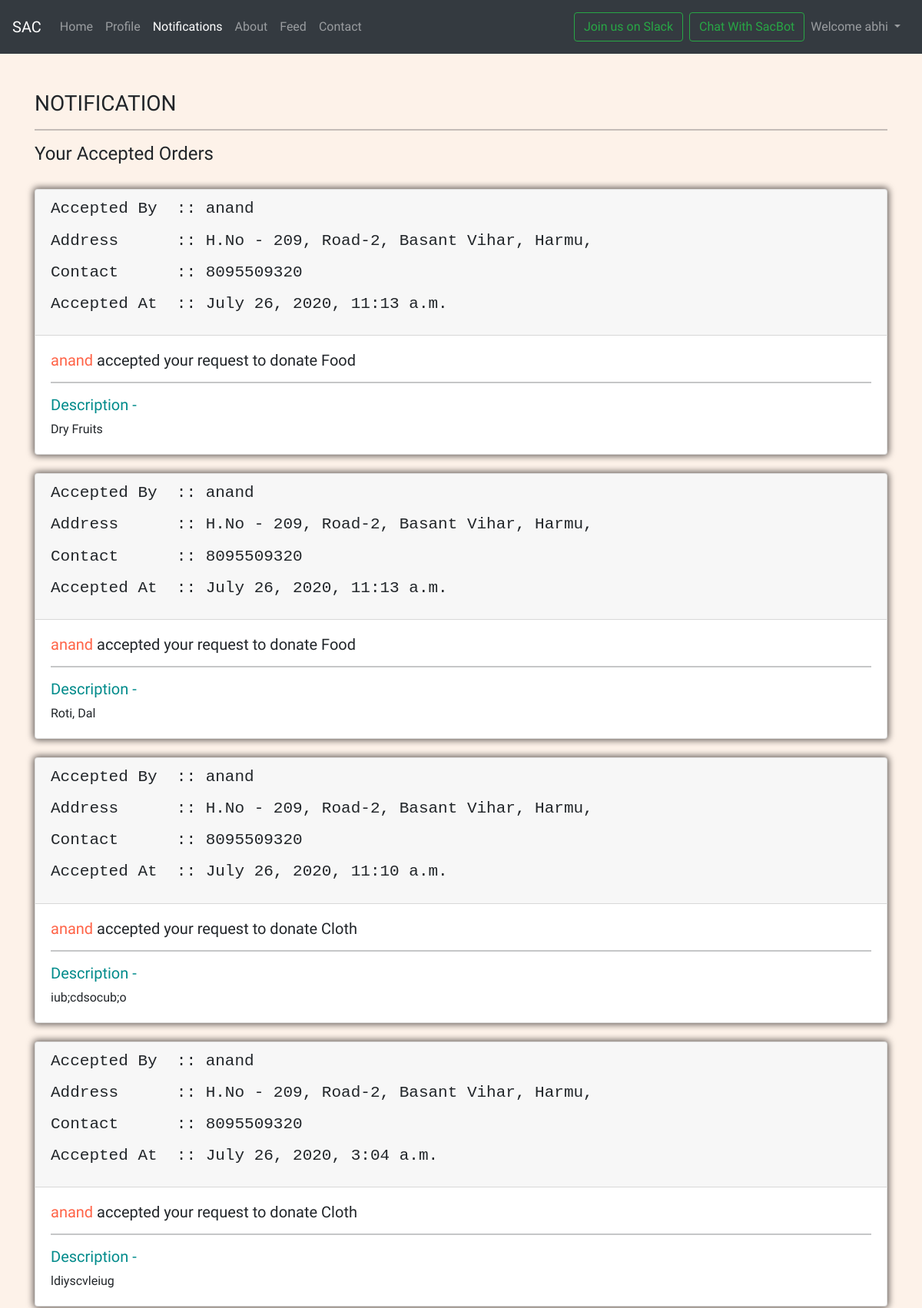
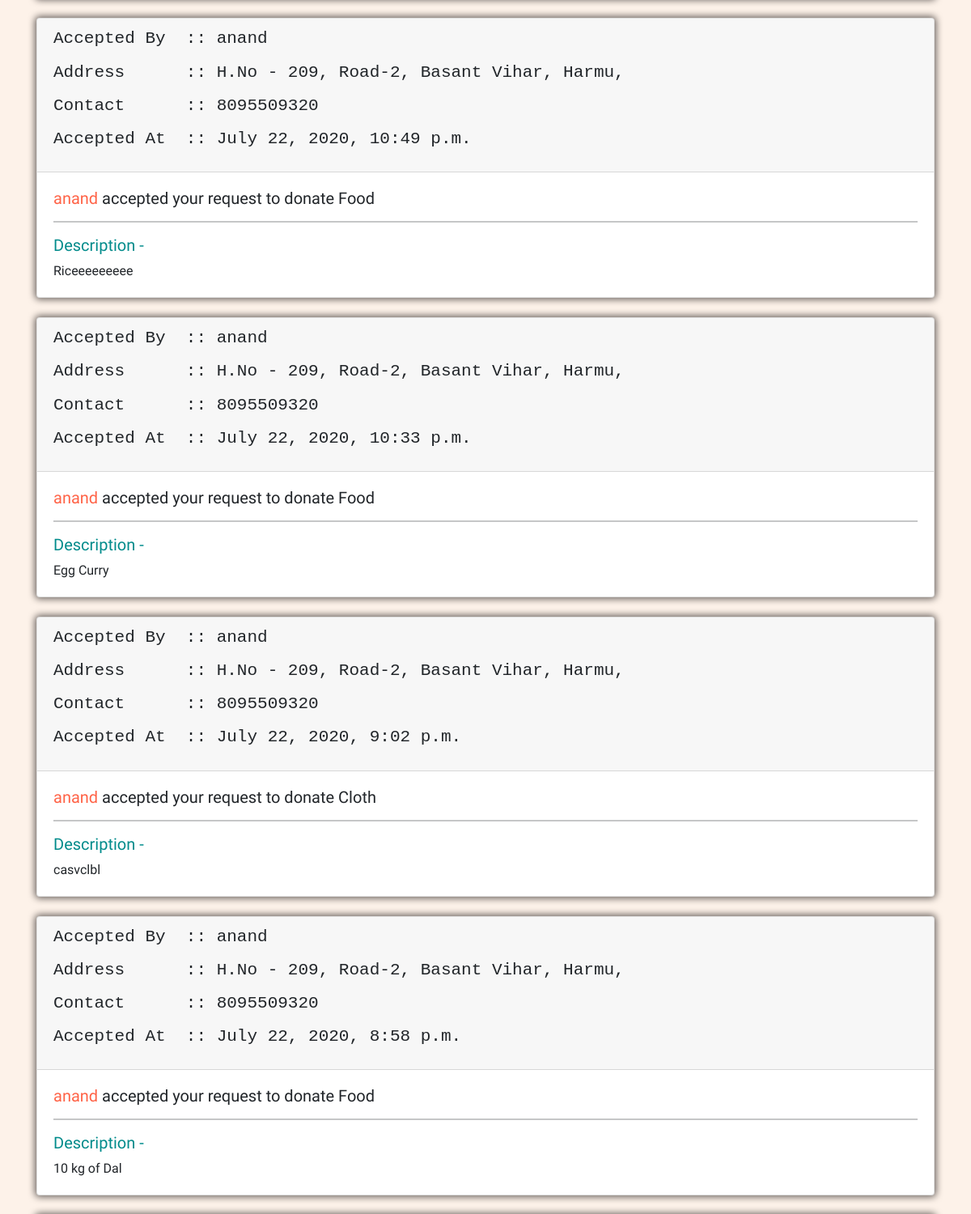
Screenshot of /notify (signed in, upper part) with the database file from the repository (2 pictures, top to bottom).
### mysite/models.py (models this page shows, shortened)
class Notification(models.Model):
    superuser=models.CharField(max_length=30,null=True)
    enduser=models.CharField(max_length=30,null=True)
    phone=models.CharField(max_length=30,null=True)
    address=models.CharField(max_length=100,null=True)
    timestamp = models.DateTimeField(default=now)
    type1=models.CharField(max_length=100,null=True)
    description=models.CharField(max_length=500,null=True)
    done=models.IntegerField(null=True)

### mysite/views.py (the view)
# urls.py: path('notify',views.notify,name='donateCloth'),
@login_required(login_url='handleLogin')
def notify(request):
    users=request.user
    noti = Notification.objects.filter(enduser=users).order_by('-id')
    params={'notis':noti}
    return render(request,'mysite/notification.html',params)

### templates/mysite/notification.html (shortened to what this page needs)
{% extends 'base.html' %}
{% block activeNotification %} active {% endblock activeNotification %}
{% block body %}
    <div class="container mt-5">
    <h3>NOTIFICATION</h3>
        <hr>
        <h4>Your Accepted Orders</h4>
        {% for noti in notis %}
        <br>
        <div class="card">
            <div class="card-header">
                <div class="row">
                    <div class="col-md-8 col-sm-12">
                        <h4><pre>Accepted By  :: {{noti.superuser}}</pre></h4>
                        <h4><pre>Address      :: {{noti.address}}</h4>
                        <h4><pre>Contact      :: {{noti.phone}}</h4>
                        <h4><pre>Accepted At  :: {{noti.timestamp}}</h4>
                    </div>
                </div>
            </div>
            <div class="card-body">
                <h5 class="card-title"><span style="color: tomato;">{{noti.superuser}}</span> accepted your request to donate {{noti.type1}}</h5>
                <hr>
                <h5 style="color: darkcyan;">Description - </h5>
                <p class="card-text">{{noti.description}}</p>
            </div>
        </div>
        {% endfor %}
        <br>
        <br>
    </div>
{% endblock body %}

### templates/base.html (shortened to what this page needs)
<!doctype html>
<html lang="en">
  <head>
    <link
      rel="stylesheet"
      href="https://stackpath.bootstrapcdn.com/bootstrap/5.0.0-alpha1/css/bootstrap.min.css"
    />
    <link rel="stylesheet" href="https://stackpath.bootstrapcdn.com/bootstrap/4.5.0/css/bootstrap.min.css">
    <link rel="stylesheet" href="./static/mysite/style.css">
    <link
      rel="stylesheet"
      href="https://cdnjs.cloudflare.com/ajax/libs/font-awesome/5.13.1/css/all.min.css"
    />
  </head>
  <body>
    <nav class="navbar navbar-expand-lg navbar-dark bg-dark">
      <a class="navbar-brand" href="/">SAC</a>
      <div class="collapse navbar-collapse" id="navbarSupportedContent">
        <ul class="navbar-nav mr-auto">
          <li class="nav-item {% block activeHome %} {% endblock activeHome %}">
            <a class="nav-link" href="/">Home <span class="sr-only">(current)</span></a>
          </li>
          {% if user.is_authenticated %}
            <li class="nav-item {% block activeProfile %} {% endblock activeProfile %}">
            <a class="nav-link" href="/profile">Profile</a>
            <li class="nav-item {% block activeNotification %} {% endblock activeNotification %}">
            <a class="nav-link" href="/notify">Notifications</a>
          </li>
          {% endif %}
          <li class="nav-item {% block activeAbout %} {% endblock activeAbout %}">
            <a class="nav-link" href="/about">About</a>
          </li>
            <li class="nav-item {% block activeFeed %} {% endblock activeFeed %}">
            <a class="nav-link" href="/tweet">Feed</a>
          </li>
          <li class="nav-item {% block activeContact %} {% endblock activeContact %}">
            <a class="nav-link" href="/contact">Contact</a>
          </li>
        </ul>
        <div class="ml-auto form-inline mx-1">
          <a class="btn btn-outline-success my-2 my-sm-2 mx-2" href="https://join.slack.com/t/sacate/shared_invite/zt-g05v625j-CYp~WYorMyCYT7O2b3z4pg" role="button"  target="_blank">Join us on Slack</a>
        <div class="ml-auto form-inline ">
          <a class="btn btn-outline-success my-2 my-sm-2" href="https://web-chat.global.assistant.watson.cloud.ibm.com/preview.html?region=eu-gb&integrationID=2f56951f-120f-4309-92a2-dcdd4580ab57&serviceInstanceID=aee528ff-74f7-4657-b398-d01bb7a36378" role="button">Chat With SacBot</a>
        {% if user.is_authenticated %}
            <ul class="navbar-nav ml-auto">
                <li class="nav-item dropdown">
                    <a class="nav-link dropdown-toggle" href="#" id="navbarDropdown" role="button" data-toggle="dropdown" aria-haspopup="true" aria-expanded="false">
                      Welcome {{ request.user }}
                    </a>
                  </li>
            </ul>
        {% endif %}
        </div>
      </div>
     </nav>
    {% block body %}
    {% endblock body %}
    <br><br>
  </body>
</html>

### mysite/static/mysite/style.css (style rules this page uses)
* { margin: 0; padding: 0; box-sizing: border-box; font-family: 'Baloo Da 2', cursive; }
.nav-link, .breadcrumb-item { padding: 10px 0 10px 30px; transition: all .2s; color: #06092e; }
.card { box-shadow: 0 0 8px 2px rgba(8, 4, 4, 0.6); }

### rows the page displays
Notification: superuser "anand", address "H.No - 209, Road-2, Basant Vihar,…", phone "8095509320", timestamp "July 26, 2020, 11:13 a.m.", type1 "Food", description "Dry Fruits"
Notification: superuser "anand", address "H.No - 209, Road-2, Basant Vihar,…", phone "8095509320", timestamp "July 26, 2020, 11:13 a.m.", type1 "Food", description "Roti, Dal"
Notification: superuser "anand", address "H.No - 209, Road-2, Basant Vihar,…", phone "8095509320", timestamp "July 26, 2020, 11:10 a.m.", type1 "Cloth", description "iub;cdsocub;o"
Notification: superuser "anand", address "H.No - 209, Road-2, Basant Vihar,…", phone "8095509320", timestamp "July 26, 2020, 3:04 a.m.", type1 "Cloth", description "ldiyscvleiug"
Notification: superuser "anand", address "H.No - 209, Road-2, Basant Vihar,…", phone "8095509320", timestamp "July 22, 2020, 10:49 p.m.", type1 "Food", description "Riceeeeeeeee"
Notification: superuser "anand", address "H.No - 209, Road-2, Basant Vihar,…", phone "8095509320", timestamp "July 22, 2020, 10:33 p.m.", type1 "Food", description "Egg Curry"
Notification: superuser "anand", address "H.No - 209, Road-2, Basant Vihar,…", phone "8095509320", timestamp "July 22, 2020, 9:02 p.m.", type1 "Cloth", description "casvclbl"
Notification: superuser "anand", address "H.No - 209, Road-2, Basant Vihar,…", phone "8095509320", timestamp "July 22, 2020, 8:58 p.m.", type1 "Food", description "10 kg of Dal"

### other values shown
{{ request.user }} "abhi"
